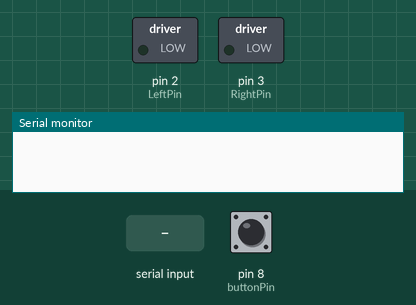
Recording of a sketch running on a simulated Arduino Uno, built with avr-gcc and run on an emulated ATmega328P. Parts: switched loads named in the sketch (green lamp = pin HIGH), the last lines printed to the serial monitor. The test bench sets the inputs (shaded band); at power-on: pin 8 (buttonPin) LOW.

Above: at 1.2 s.
1.3 s: byte 30 received over Serial
At 1.8 s:
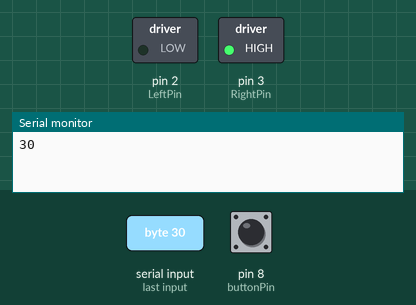
2.8 s: pin 8 (buttonPin) pulled HIGH for 3.2 s
At 6.3 s:
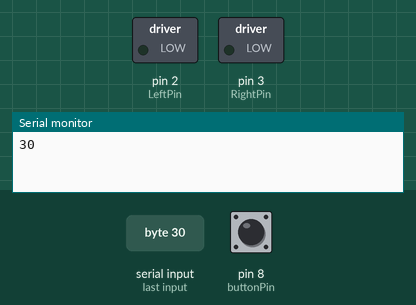
Timing chart, 0 to 7.8 s (numbered marks = the images above; inputs shaded):
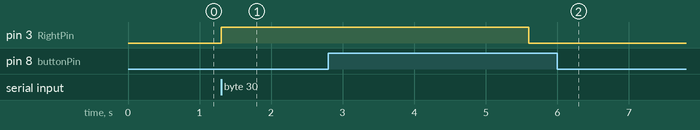

The sketch:

elevador.ino
```cpp
//Motor
int LeftPin=2;
int RightPin=3;
//Pisos
int con=0;
//Piso actual
int act=1;
//Piso destino
int nue=0;
//Sensor para detectar los pisos
const int buttonPin = 8;
int buttonState = 0;

void setup(){
  Serial.begin(9600);
  pinMode(LeftPin,OUTPUT);
  pinMode(RightPin,OUTPUT);
  pinMode(buttonPin, INPUT);
}

void loop(){
  if (Serial.available()!=0) {
    //Ingresar nuevo piso
    nue=Serial.read();
    Serial.println(nue, DEC);
    //Si el elevador se va a mover
    if (nue!=0){
      //Operaciones para detectar el nuevo nivel
      //y saber cuantos pulsos (pisos) omitir para llegar
      //al destino
      con=nue-act;
      act=nue;
      nue=0;
      //En el caso de bajar
      if (con<0){
        //Convertir el resultado a positivo
        con*=-1;
        //Echar a andar el motor
        digitalWrite(LeftPin,HIGH);
        digitalWrite(RightPin,LOW);
        delay(100);
      }
      //En el caso de subir
      else{
        if (con>0){
          //Echar a andar el motor
          digitalWrite(LeftPin,LOW);
          digitalWrite(RightPin,HIGH);
          delay(700);
        }
      }
    }
  }
  //Si aun no se llega al destino
  if (con!=0){
    //Esperar pulso (piso)
    buttonState = digitalRead(buttonPin);
    //Se detecta el pulso
    if (buttonState == HIGH) {
      //Restar uno al contador
      con--;
      //Es el destino? detener motor
      if(con<=0){
        digitalWrite(LeftPin,LOW);
        digitalWrite(RightPin,LOW);
      }
      //Dar tiempo para omitir el pulkso y sebir subiendo/bajando
      else{
        delay(100);
      }
    }
  }
}//Fin del loop
```

Measured:
- after the input at 1.3 s, pin 3 (RightPin): LOW → HIGH at once
- after the input at 2.8 s, pin 3 (RightPin): HIGH → LOW after 2.8 s
